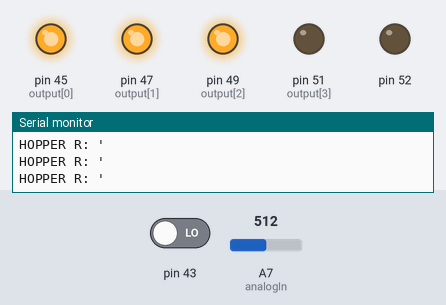
Simulated run of this sketch. Board: Arduino Mega 2560, built with avr-gcc and run on an emulated ATmega2560. Shown: output pins drawn as LEDs (lit = HIGH), the last lines printed to the serial monitor. Inputs (shaded band) come from the test bench; at power-on: A7 (analogIn) = 512, pin 43 LOW. No radio packets arrive unless stated.

Above: at 1.2 s.
1.3 s: A7 (analogIn) set to 570
2.8 s: A7 (analogIn) set to 598
At 4.0 s:
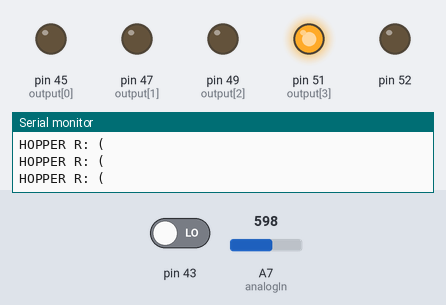
4.3 s: pin 43 driven HIGH
At 5.5 s:
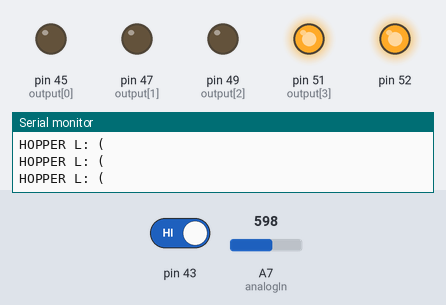
5.8 s: A7 (analogIn) set to 511
At 7.0 s:
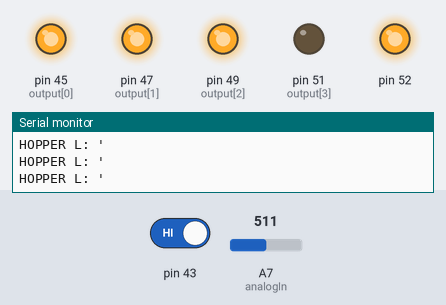
7.3 s: A7 (analogIn) set to 491
At 8.5 s:
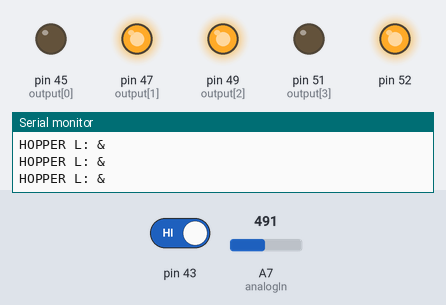
8.8 s: pin 43 driven LOW
At 10.1 s:
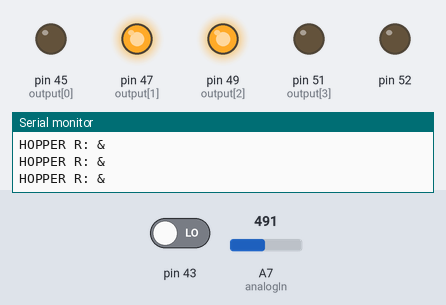
Timing chart, 0 to 11.3 s (numbered marks = the images above; inputs shaded):
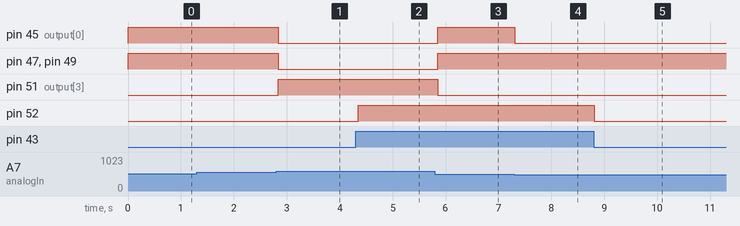

Measured:
- the behaviour switches between 585 and 586 on A7 (analogIn) (found by bisection; images 0 and 1)
- the behaviour switches between 502 and 501 on A7 (analogIn) (found by bisection; images 3 and 4)
- after the input at 2.8 s, pin 45 (output[0]), pin 47 (output[1]), pin 49 (output[2]): HIGH → LOW at once; pin 51 (output[3]): LOW → HIGH at once
- after the input at 4.3 s, pin 52: LOW → HIGH after 0.05 s
- after the input at 5.8 s, pin 45 (output[0]), pin 47 (output[1]), pin 49 (output[2]): LOW → HIGH after 0.06 s; pin 51 (output[3]): HIGH → LOW after 0.06 s
- after the input at 7.3 s, pin 45 (output[0]): HIGH → LOW at once
- after the input at 8.8 s, pin 52: HIGH → LOW at once

The sketch:

rf_test.ino
```cpp
//TRANSMITTER CODE
#include <VirtualWire.h>

int incomingByte = 0;
int maxi = 1005;
String inString = "";    // string to hold input
int output[] = {45,47,49,51};
int analogIn = A7;
int left = 0;


void setup()
{
  Serial.begin(9600);	  // Debugging only
  Serial.println("setup");

  pinMode(52, OUTPUT);
  pinMode(43, INPUT);
  pinMode(analogIn, INPUT);
  for(int i = 0; i < 4; i++)
  {
     pinMode(output[i], OUTPUT);
  }
  // Initialise the IO and ISR
  vw_set_ptt_inverted(true); // Required for DR3100
  vw_setup(1000);	 // Bits per sec
  vw_set_tx_pin(53); //Pin 3 is connected to "Digital Output" of receiver

}

void loop()
{
  char msg[] = {'H','O','P','P','E','R',' ','R',':',' ',' ',0 };
//  if(Serial.available() > 0)
//  {
//    int inChar = Serial.read();
    // if you get a newline, print the string,
    // then the string's value:
    unsigned int value = analogRead(analogIn);
     unsigned int piece = value_check(value);
     int left = digitalRead(43);
     if(left){
        digitalWrite(52, HIGH);
       msg[7] = 'L';
     }
     else
     {
      digitalWrite(52, LOW);
     }
     msg[10] = piece + 32;
     LED_OUTPUT(piece);
    Serial.println(msg);
//    if (inChar == '\n') {

      inString.toCharArray(msg, inString.length());
      vw_send((byte *)msg,strlen(msg));
      vw_wait_tx();
      // clear the string for new input:
      inString = "";
//    }
//  }
}


void LED_OUTPUT(unsigned int input)
{
   unsigned int mask = 1;
  for (int i = 0; i < 4; i++)
 {
    digitalWrite(output[i], input & mask);
    mask = mask << 1;
 }
}
unsigned int value_check(unsigned int value)
{
   if (value < maxi/12){
       return 1;
   }
   else if( value < 2*maxi/12){
     return 2;
   }
  else if( value < 3*maxi/12){
    return 3;
  }
  else if(value < 4*maxi/12){
    return 4;

  }
  else if(value < 5*maxi/12){
    return 5;

  }
  else if(value < 6*maxi/12){
    return 6;

  }
  else if(value < 7*maxi/12){
    return 7;

  }
  else if(value < 8*maxi/12){
    return 8;

  }
  else if(value < 9*maxi/12){
    return 9;

  }
   else if( value < 10*maxi/12){
     return 10;

   }
    else if(value < 11*maxi/12){
      return 11;

    }
     else if(value < 12*maxi/12){
       return 12;

     }
    else{
      return 0;
   }
}
```
